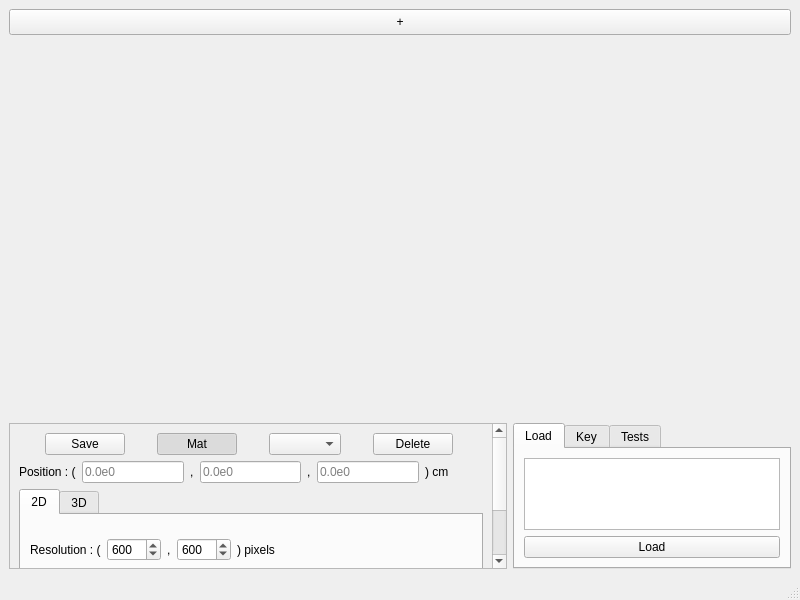
<?xml version="1.0" encoding="UTF-8"?>
<ui version="4.0">
 <class>MainWindow</class>
 <widget class="QMainWindow" name="MainWindow">
  <property name="geometry">
   <rect>
    <x>0</x>
    <y>0</y>
    <width>800</width>
    <height>600</height>
   </rect>
  </property>
  <property name="sizePolicy">
   <sizepolicy hsizetype="Expanding" vsizetype="Expanding">
    <horstretch>0</horstretch>
    <verstretch>0</verstretch>
   </sizepolicy>
  </property>
  <property name="windowTitle">
   <string>MainWindow</string>
  </property>
  <widget class="QWidget" name="centralwidget">
   <property name="sizePolicy">
    <sizepolicy hsizetype="Expanding" vsizetype="Expanding">
     <horstretch>0</horstretch>
     <verstretch>0</verstretch>
    </sizepolicy>
   </property>
   <property name="layoutDirection">
    <enum>Qt::LeftToRight</enum>
   </property>
   <property name="autoFillBackground">
    <bool>true</bool>
   </property>
   <layout class="QVBoxLayout" name="verticalLayout_2" stretch="1,20">
    <item>
     <widget class="QPushButton" name="createViewerButton">
      <property name="sizePolicy">
       <sizepolicy hsizetype="Minimum" vsizetype="Minimum">
        <horstretch>0</horstretch>
        <verstretch>0</verstretch>
       </sizepolicy>
      </property>
      <property name="minimumSize">
       <size>
        <width>10</width>
        <height>10</height>
       </size>
      </property>
      <property name="text">
       <string>+</string>
      </property>
     </widget>
    </item>
    <item>
     <layout class="QVBoxLayout" name="verticalLayout" stretch="15,5">
      <item>
       <layout class="QHBoxLayout" name="horizontalLayout_images" stretch="0,0">
        <item>
         <spacer name="horizontalSpacer_left">
          <property name="orientation">
           <enum>Qt::Horizontal</enum>
          </property>
          <property name="sizeHint" stdset="0">
           <size>
            <width>40</width>
            <height>20</height>
           </size>
          </property>
         </spacer>
        </item>
        <item>
         <spacer name="horizontalSpacer_right">
          <property name="orientation">
           <enum>Qt::Horizontal</enum>
          </property>
          <property name="sizeHint" stdset="0">
           <size>
            <width>40</width>
            <height>20</height>
           </size>
          </property>
         </spacer>
        </item>
       </layout>
      </item>
      <item>
       <layout class="QHBoxLayout" name="horizontalLayoutParameters" stretch="0,0">
        <item>
         <widget class="QScrollArea" name="viewerParameters">
          <property name="sizePolicy">
           <sizepolicy hsizetype="Expanding" vsizetype="Expanding">
            <horstretch>2</horstretch>
            <verstretch>0</verstretch>
           </sizepolicy>
          </property>
          <property name="widgetResizable">
           <bool>true</bool>
          </property>
          <widget class="QWidget" name="scrollArea">
           <property name="geometry">
            <rect>
             <x>0</x>
             <y>0</y>
             <width>475</width>
             <height>298</height>
            </rect>
           </property>
           <layout class="QVBoxLayout" name="verticalLayout_3">
            <item>
             <layout class="QHBoxLayout" name="VisualizationLayout">
              <property name="sizeConstraint">
               <enum>QLayout::SetDefaultConstraint</enum>
              </property>
              <item>
               <widget class="QPushButton" name="saveButton">
                <property name="sizePolicy">
                 <sizepolicy hsizetype="Maximum" vsizetype="Fixed">
                  <horstretch>0</horstretch>
                  <verstretch>0</verstretch>
                 </sizepolicy>
                </property>
                <property name="text">
                 <string>Save</string>
                </property>
               </widget>
              </item>
              <item>
               <widget class="QPushButton" name="matBodyViewButton">
                <property name="sizePolicy">
                 <sizepolicy hsizetype="Maximum" vsizetype="Fixed">
                  <horstretch>0</horstretch>
                  <verstretch>0</verstretch>
                 </sizepolicy>
                </property>
                <property name="text">
                 <string>Mat</string>
                </property>
                <property name="checkable">
                 <bool>true</bool>
                </property>
                <property name="checked">
                 <bool>true</bool>
                </property>
               </widget>
              </item>
              <item>
               <widget class="QComboBox" name="perspectiveSelector">
                <property name="sizePolicy">
                 <sizepolicy hsizetype="Maximum" vsizetype="Fixed">
                  <horstretch>0</horstretch>
                  <verstretch>0</verstretch>
                 </sizepolicy>
                </property>
               </widget>
              </item>
              <item>
               <widget class="QPushButton" name="deleteButton">
                <property name="sizePolicy">
                 <sizepolicy hsizetype="Maximum" vsizetype="Fixed">
                  <horstretch>0</horstretch>
                  <verstretch>0</verstretch>
                 </sizepolicy>
                </property>
                <property name="text">
                 <string>Delete</string>
                </property>
               </widget>
              </item>
             </layout>
            </item>
            <item>
             <layout class="QHBoxLayout" name="PositionLayout" stretch="0,0,0,0,0,0,0,0">
              <item>
               <widget class="QLabel" name="label">
                <property name="text">
                 <string>Position : (</string>
                </property>
                <property name="margin">
                 <number>6</number>
                </property>
               </widget>
              </item>
              <item>
               <widget class="QLineEdit" name="Xedit">
                <property name="placeholderText">
                 <string>0.0e0</string>
                </property>
               </widget>
              </item>
              <item>
               <widget class="QLabel" name="label_2">
                <property name="text">
                 <string>,</string>
                </property>
               </widget>
              </item>
              <item>
               <widget class="QLineEdit" name="Yedit">
                <property name="placeholderText">
                 <string>0.0e0</string>
                </property>
               </widget>
              </item>
              <item>
               <widget class="QLabel" name="label_3">
                <property name="text">
                 <string>,</string>
                </property>
               </widget>
              </item>
              <item>
               <widget class="QLineEdit" name="Zedit">
                <property name="placeholderText">
                 <string>0.0e0</string>
                </property>
               </widget>
              </item>
              <item>
               <widget class="QLabel" name="label_4">
                <property name="text">
                 <string>) cm</string>
                </property>
               </widget>
              </item>
              <item>
               <spacer name="horizontalSpacer_2">
                <property name="orientation">
                 <enum>Qt::Horizontal</enum>
                </property>
                <property name="sizeHint" stdset="0">
                 <size>
                  <width>40</width>
                  <height>20</height>
                 </size>
                </property>
               </spacer>
              </item>
             </layout>
            </item>
            <item>
             <widget class="QTabWidget" name="parametersInput">
              <property name="currentIndex">
               <number>0</number>
              </property>
              <widget class="QWidget" name="tab2D">
               <attribute name="title">
                <string>2D</string>
               </attribute>
               <layout class="QVBoxLayout" name="verticalLayout_6">
                <item>
                 <layout class="QHBoxLayout" name="ResolutionLayout" stretch="0,0,0,0,0,0">
                  <property name="sizeConstraint">
                   <enum>QLayout::SetDefaultConstraint</enum>
                  </property>
                  <item alignment="Qt::AlignLeft">
                   <widget class="QLabel" name="label_5">
                    <property name="sizePolicy">
                     <sizepolicy hsizetype="Maximum" vsizetype="Preferred">
                      <horstretch>0</horstretch>
                      <verstretch>0</verstretch>
                     </sizepolicy>
                    </property>
                    <property name="text">
                     <string>Resolution : (</string>
                    </property>
                    <property name="margin">
                     <number>5</number>
                    </property>
                   </widget>
                  </item>
                  <item alignment="Qt::AlignLeft">
                   <widget class="QSpinBox" name="resolutionEditX">
                    <property name="sizePolicy">
                     <sizepolicy hsizetype="Preferred" vsizetype="Fixed">
                      <horstretch>0</horstretch>
                      <verstretch>0</verstretch>
                     </sizepolicy>
                    </property>
                    <property name="minimum">
                     <number>10</number>
                    </property>
                    <property name="maximum">
                     <number>2000</number>
                    </property>
                    <property name="value">
                     <number>600</number>
                    </property>
                   </widget>
                  </item>
                  <item>
                   <widget class="QLabel" name="label_7">
                    <property name="text">
                     <string>,</string>
                    </property>
                   </widget>
                  </item>
                  <item>
                   <widget class="QSpinBox" name="resolutionEditY">
                    <property name="minimum">
                     <number>10</number>
                    </property>
                    <property name="maximum">
                     <number>2000</number>
                    </property>
                    <property name="value">
                     <number>600</number>
                    </property>
                   </widget>
                  </item>
                  <item>
                   <widget class="QLabel" name="label_8">
                    <property name="text">
                     <string>) pixels</string>
                    </property>
                   </widget>
                  </item>
                  <item>
                   <spacer name="horizontalSpacer">
                    <property name="orientation">
                     <enum>Qt::Horizontal</enum>
                    </property>
                    <property name="sizeHint" stdset="0">
                     <size>
                      <width>40</width>
                      <height>20</height>
                     </size>
                    </property>
                   </spacer>
                  </item>
                 </layout>
                </item>
                <item>
                 <layout class="QHBoxLayout" name="PixelSizeLayout">
                  <item>
                   <widget class="QLabel" name="label_6">
                    <property name="sizePolicy">
                     <sizepolicy hsizetype="Maximum" vsizetype="Preferred">
                      <horstretch>0</horstretch>
                      <verstretch>0</verstretch>
                     </sizepolicy>
                    </property>
                    <property name="text">
                     <string>Pixel Size: </string>
                    </property>
                    <property name="margin">
                     <number>5</number>
                    </property>
                   </widget>
                  </item>
                  <item>
                   <widget class="QDoubleSpinBox" name="pixelSizeEdit">
                    <property name="sizePolicy">
                     <sizepolicy hsizetype="Preferred" vsizetype="Fixed">
                      <horstretch>0</horstretch>
                      <verstretch>0</verstretch>
                     </sizepolicy>
                    </property>
                    <property name="wrapping">
                     <bool>false</bool>
                    </property>
                    <property name="decimals">
                     <number>10</number>
                    </property>
                    <property name="minimum">
                     <double>0.000000000000000</double>
                    </property>
                    <property name="maximum">
                     <double>100.000000000000000</double>
                    </property>
                    <property name="stepType">
                     <enum>QAbstractSpinBox::AdaptiveDecimalStepType</enum>
                    </property>
                    <property name="value">
                     <double>0.100000000000000</double>
                    </property>
                   </widget>
                  </item>
                  <item>
                   <widget class="QLabel" name="label_9">
                    <property name="text">
                     <string>cm</string>
                    </property>
                   </widget>
                  </item>
                  <item>
                   <spacer name="horizontalSpacer_3">
                    <property name="orientation">
                     <enum>Qt::Horizontal</enum>
                    </property>
                    <property name="sizeHint" stdset="0">
                     <size>
                      <width>40</width>
                      <height>20</height>
                     </size>
                    </property>
                   </spacer>
                  </item>
                 </layout>
                </item>
               </layout>
              </widget>
              <widget class="QWidget" name="tab3D">
               <attribute name="title">
                <string>3D</string>
               </attribute>
               <layout class="QVBoxLayout" name="verticalLayout_7">
                <item>
                 <layout class="QHBoxLayout" name="spherical3DLayout">
                  <item>
                   <widget class="QLabel" name="label_19">
                    <property name="text">
                     <string>&lt;html&gt;&lt;head/&gt;&lt;body&gt;&lt;p&gt;Camera ( ρ , θ , φ ) : (&lt;/p&gt;&lt;/body&gt;&lt;/html&gt;</string>
                    </property>
                    <property name="margin">
                     <number>6</number>
                    </property>
                   </widget>
                  </item>
                  <item>
                   <widget class="QLineEdit" name="rhoEdit">
                    <property name="text">
                     <string>10.0</string>
                    </property>
                    <property name="placeholderText">
                     <string>10.0</string>
                    </property>
                   </widget>
                  </item>
                  <item>
                   <widget class="QLabel" name="label_20">
                    <property name="text">
                     <string>,</string>
                    </property>
                   </widget>
                  </item>
                  <item>
                   <widget class="QLineEdit" name="thetaEdit">
                    <property name="text">
                     <string>1.571</string>
                    </property>
                   </widget>
                  </item>
                  <item>
                   <widget class="QLabel" name="label_21">
                    <property name="text">
                     <string>,</string>
                    </property>
                   </widget>
                  </item>
                  <item>
                   <widget class="QLineEdit" name="phiEdit">
                    <property name="text">
                     <string>0.0</string>
                    </property>
                   </widget>
                  </item>
                  <item>
                   <widget class="QLabel" name="label_22">
                    <property name="text">
                     <string>)</string>
                    </property>
                   </widget>
                  </item>
                  <item>
                   <spacer name="horizontalSpacer_7">
                    <property name="orientation">
                     <enum>Qt::Horizontal</enum>
                    </property>
                    <property name="sizeHint" stdset="0">
                     <size>
                      <width>40</width>
                      <height>20</height>
                     </size>
                    </property>
                   </spacer>
                  </item>
                 </layout>
                </item>
                <item>
                 <layout class="QHBoxLayout" name="directionLayout">
                  <item>
                   <widget class="QLabel" name="label_10">
                    <property name="text">
                     <string>Camera (x, y, z): (</string>
                    </property>
                    <property name="margin">
                     <number>6</number>
                    </property>
                   </widget>
                  </item>
                  <item>
                   <widget class="QLineEdit" name="lookX">
                    <property name="enabled">
                     <bool>true</bool>
                    </property>
                    <property name="text">
                     <string>0.0</string>
                    </property>
                    <property name="readOnly">
                     <bool>true</bool>
                    </property>
                    <property name="placeholderText">
                     <string>0.0e0</string>
                    </property>
                   </widget>
                  </item>
                  <item>
                   <widget class="QLabel" name="label_11">
                    <property name="text">
                     <string>,</string>
                    </property>
                   </widget>
                  </item>
                  <item>
                   <widget class="QLineEdit" name="lookY">
                    <property name="enabled">
                     <bool>true</bool>
                    </property>
                    <property name="text">
                     <string>0.0</string>
                    </property>
                    <property name="readOnly">
                     <bool>true</bool>
                    </property>
                    <property name="placeholderText">
                     <string>0.0e0</string>
                    </property>
                   </widget>
                  </item>
                  <item>
                   <widget class="QLabel" name="label_12">
                    <property name="text">
                     <string>,</string>
                    </property>
                   </widget>
                  </item>
                  <item>
                   <widget class="QLineEdit" name="lookZ">
                    <property name="text">
                     <string>0.0</string>
                    </property>
                    <property name="readOnly">
                     <bool>true</bool>
                    </property>
                    <property name="placeholderText">
                     <string>1.0e0</string>
                    </property>
                   </widget>
                  </item>
                  <item>
                   <widget class="QLabel" name="label_13">
                    <property name="text">
                     <string>) </string>
                    </property>
                   </widget>
                  </item>
                  <item>
                   <spacer name="horizontalSpacer_4">
                    <property name="orientation">
                     <enum>Qt::Horizontal</enum>
                    </property>
                    <property name="sizeHint" stdset="0">
                     <size>
                      <width>40</width>
                      <height>20</height>
                     </size>
                    </property>
                   </spacer>
                  </item>
                 </layout>
                </item>
                <item>
                 <layout class="QHBoxLayout" name="resolutionLayout3D">
                  <item>
                   <widget class="QLabel" name="label_14">
                    <property name="text">
                     <string>Resolution: (</string>
                    </property>
                    <property name="margin">
                     <number>6</number>
                    </property>
                   </widget>
                  </item>
                  <item>
                   <widget class="QSpinBox" name="resolutionH3D">
                    <property name="minimum">
                     <number>8</number>
                    </property>
                    <property name="maximum">
                     <number>1000</number>
                    </property>
                    <property name="value">
                     <number>400</number>
                    </property>
                   </widget>
                  </item>
                  <item>
                   <widget class="QLabel" name="label_15">
                    <property name="text">
                     <string>,</string>
                    </property>
                   </widget>
                  </item>
                  <item>
                   <widget class="QSpinBox" name="resolutionV3D">
                    <property name="minimum">
                     <number>8</number>
                    </property>
                    <property name="maximum">
                     <number>1000</number>
                    </property>
                    <property name="value">
                     <number>400</number>
                    </property>
                   </widget>
                  </item>
                  <item>
                   <widget class="QLabel" name="label_16">
                    <property name="text">
                     <string>) pixels</string>
                    </property>
                   </widget>
                  </item>
                  <item>
                   <spacer name="horizontalSpacer_5">
                    <property name="orientation">
                     <enum>Qt::Horizontal</enum>
                    </property>
                    <property name="sizeHint" stdset="0">
                     <size>
                      <width>40</width>
                      <height>20</height>
                     </size>
                    </property>
                   </spacer>
                  </item>
                 </layout>
                </item>
                <item>
                 <layout class="QHBoxLayout" name="pixelSize3DLayout">
                  <item>
                   <widget class="QLabel" name="label_17">
                    <property name="text">
                     <string>Pixel Size: </string>
                    </property>
                    <property name="margin">
                     <number>6</number>
                    </property>
                   </widget>
                  </item>
                  <item>
                   <widget class="QDoubleSpinBox" name="pixelSize3D">
                    <property name="decimals">
                     <number>10</number>
                    </property>
                    <property name="maximum">
                     <double>100.000000000000000</double>
                    </property>
                    <property name="stepType">
                     <enum>QAbstractSpinBox::AdaptiveDecimalStepType</enum>
                    </property>
                    <property name="value">
                     <double>0.100000000000000</double>
                    </property>
                   </widget>
                  </item>
                  <item>
                   <widget class="QLabel" name="label_18">
                    <property name="text">
                     <string>cm</string>
                    </property>
                   </widget>
                  </item>
                  <item>
                   <spacer name="horizontalSpacer_6">
                    <property name="orientation">
                     <enum>Qt::Horizontal</enum>
                    </property>
                    <property name="sizeHint" stdset="0">
                     <size>
                      <width>40</width>
                      <height>20</height>
                     </size>
                    </property>
                   </spacer>
                  </item>
                 </layout>
                </item>
               </layout>
              </widget>
             </widget>
            </item>
           </layout>
          </widget>
         </widget>
        </item>
        <item>
         <widget class="QTabWidget" name="tabWidget">
          <property name="currentIndex">
           <number>0</number>
          </property>
          <widget class="QWidget" name="loadTab">
           <attribute name="title">
            <string>Load</string>
           </attribute>
           <layout class="QVBoxLayout" name="verticalLayout_4">
            <item>
             <layout class="QVBoxLayout" name="LoadLayout">
              <item>
               <widget class="textConfig" name="configText"/>
              </item>
              <item>
               <widget class="QPushButton" name="loadButton">
                <property name="text">
                 <string>Load</string>
                </property>
               </widget>
              </item>
             </layout>
            </item>
           </layout>
          </widget>
          <widget class="QWidget" name="keyTab">
           <attribute name="title">
            <string>Key</string>
           </attribute>
           <layout class="QHBoxLayout" name="horizontalLayout_2">
            <item>
             <widget class="QTextEdit" name="keyText">
              <property name="readOnly">
               <bool>true</bool>
              </property>
             </widget>
            </item>
           </layout>
          </widget>
          <widget class="QWidget" name="tab">
           <attribute name="title">
            <string>Tests</string>
           </attribute>
           <layout class="QVBoxLayout" name="verticalLayout_5">
            <item>
             <widget class="QTextEdit" name="testOutput">
              <property name="readOnly">
               <bool>true</bool>
              </property>
             </widget>
            </item>
            <item>
             <widget class="QPushButton" name="testButton">
              <property name="text">
               <string>Test</string>
              </property>
             </widget>
            </item>
           </layout>
          </widget>
         </widget>
        </item>
       </layout>
      </item>
     </layout>
    </item>
   </layout>
  </widget>
  <widget class="QMenuBar" name="menubar">
   <property name="geometry">
    <rect>
     <x>0</x>
     <y>0</y>
     <width>800</width>
     <height>30</height>
    </rect>
   </property>
  </widget>
  <widget class="QStatusBar" name="statusbar"/>
 </widget>
 <customwidgets>
  <customwidget>
   <class>textConfig</class>
   <extends>QTextEdit</extends>
   <header>textconfig.h</header>
  </customwidget>
 </customwidgets>
 <resources/>
 <connections/>
</ui>
